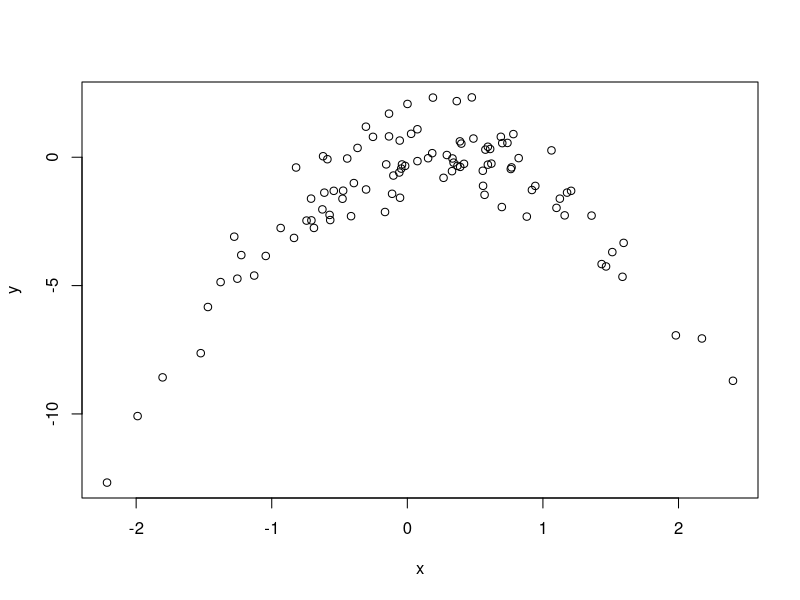
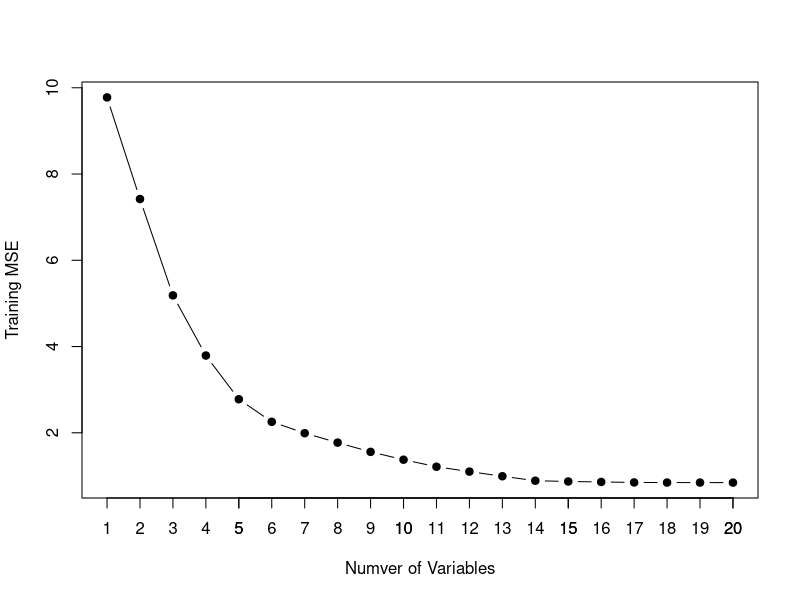
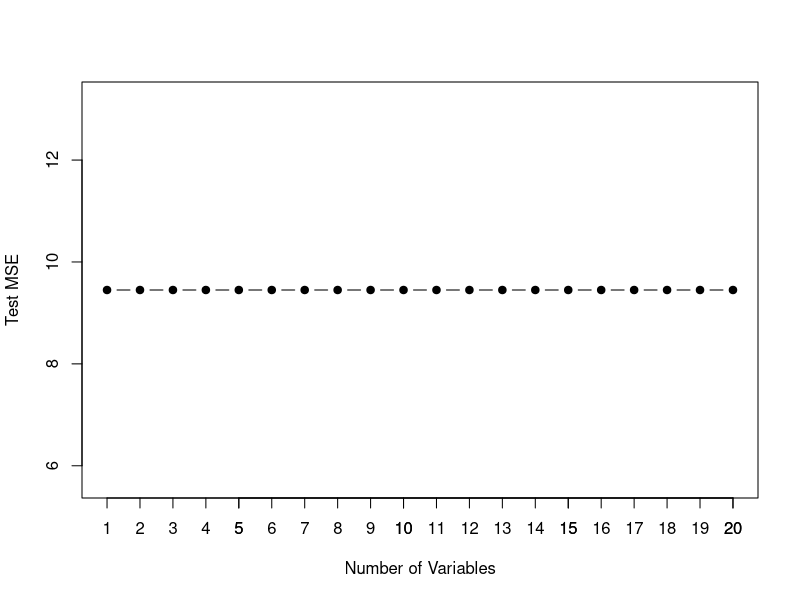
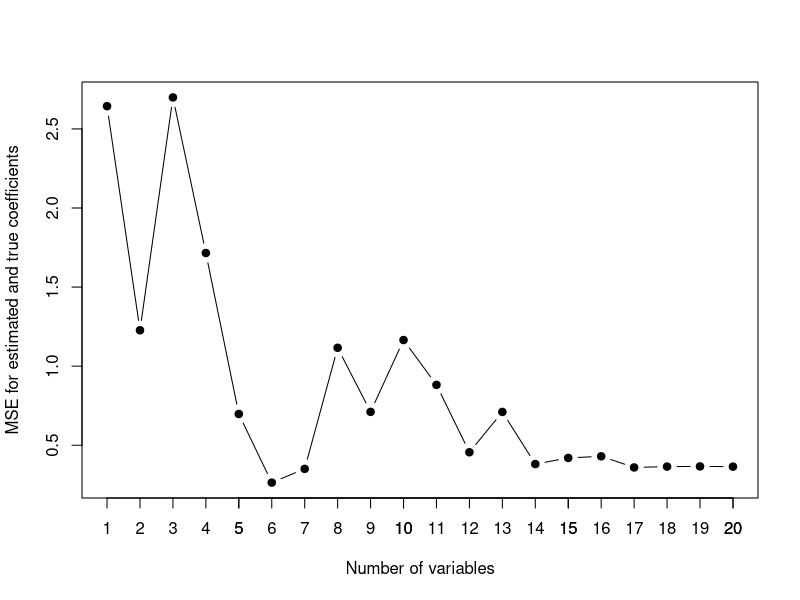

Recreate these plots in R, in order.
## ---- chunk 1
knitr::opts_chunk$set(echo = TRUE)
library(boot)
library(base)
#install.packages("leaps")
library(leaps)
## ---- chunk 2
set.seed(1)
x=rnorm(100)
y=x-2*x^2+rnorm(100)
## ---- chunk 3
plot(x,y)
## ---- chunk 4
set.seed(1)
df1 <- data.frame(x,y)
fit1 <- glm(y~x,data=df1)
print(paste0("LOOCV error for i: ", cv.glm(df1, fit1)$delta[1]))

fit2 <- glm(y~poly(x,2),data=df1)
print(paste0("LOOCV error for ii: ", cv.glm(df1, fit2)$delta[1]))

fit3 <- glm(y~poly(x,3),data=df1)
print(paste0("LOOCV error for iii: ", cv.glm(df1, fit3)$delta[1]))

fit4 <- glm(y~poly(x,4),data=df1)
print(paste0("LOOCV error for iv: ", cv.glm(df1, fit4)$delta[1]))
## ---- chunk 5
set.seed(100)
df1 <- data.frame(x,y)
fit5 <- glm(y~x,data=df1)
print(paste0("LOOCV error for i: ", cv.glm(df1, fit5)$delta[1]))

fit6 <- glm(y~poly(x,2),data=df1)
print(paste0("LOOCV error for ii: ", cv.glm(df1, fit6)$delta[1]))

fit7 <- glm(y~poly(x,3),data=df1)
print(paste0("LOOCV error for iii: ", cv.glm(df1, fit7)$delta[1]))

fit8 <- glm(y~poly(x,4),data=df1)
print(paste0("LOOCV error for iv: ", cv.glm(df1, fit8)$delta[1]))
## ---- chunk 6
for (i in 1:4) {
  print(summary(glm(y~poly(x,i),data=df1)))
}
  
## ---- chunk 7
set.seed(9)
x <- matrix(rnorm(1000*20), 1000, 20)
b <- matrix(rnorm(20), 20, 1)
b[2] <- 0
b[5] <- 0
b[9] <- 0
b[14] <- 0
b[18] <- 0
err <- rnorm(1000)
y <- x%*%b + err 
## ---- chunk 8
df2 <- data.frame(x,y)
train <- df2[1:100,]
test <- df2[101:1000,]
## ---- chunk 9
n <- 100
subset1 <- regsubsets(y~.,train,nvmax = 20)
plot((1/n)*summary(subset1)$rss, xlab="Numver of Variables",ylab="Training MSE",type="b",pch=19)
axis(1,at=seq(1,20,1))
## ---- chunk 10
test.mat <- model.matrix(y~.,test,nvmax=20)
errs <- rep(NA,20)
for (i in 1:20){
  coeff <- coef(subset1, id=1)
  pred <- test.mat[,names(coeff)]%*%coeff
  errs[i] <- mean((pred-test[,21])^2)
}

plot(errs, xlab = "Number of Variables", ylab="Test MSE", type = "b",pch=19)
axis(1,at=seq(1,20,1))
## ---- chunk 11
which.min(errs)
## ---- chunk 12
coef(subset1, which.min(errs))
## ---- chunk 13
errors <- rep(NA, 20)
x_colname <- colnames(x, do.NULL = FALSE, prefix = "X")
for (i in 1:20) {
  coeff <- coef(subset1, id = i)
  errors[i] <- sqrt(sum((b[x_colname %in% names(coeff)] - coeff[names(coeff) %in% x_colname])^2) + sum(b[!(x_colname %in% names(coeff))])^2) 
}
plot(errors, xlab = "Number of variables", ylab = "MSE for estimated and true coefficients", type = "b", pch = 19)
axis(1, at = seq(1, 20, 1))
